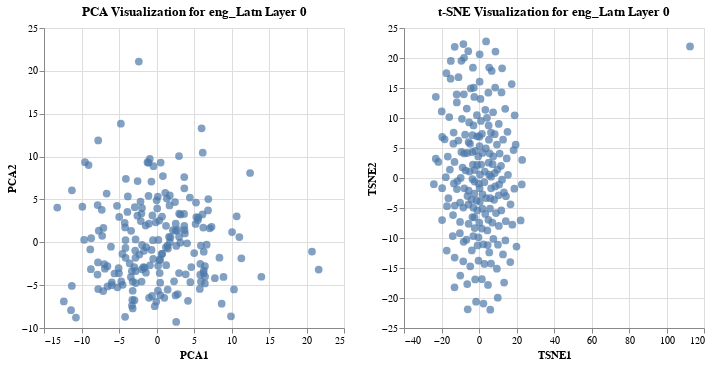

Notebook code cell kept with this figure:
### Markdown cell above
### Show interactive plot using Altair for layer=0 (PCA and t-SNE)

### Code cell
import h5py
import numpy as np
import pandas as pd
from sklearn.decomposition import PCA
from sklearn.manifold import TSNE
import altair as alt

def getPCAData(language='eng_Latn', layer=0):
    with h5py.File(filename, 'r') as f:
        hidden_representations, decoded_sentences = [], []
        for sentence_idx in range(200):  # Assuming sentence indices go from 0 to 200
            hidden_representation = f[language][f's:{sentence_idx}'][f'l:{layer}']['sentence'][()]
            hidden_representations.append(hidden_representation)
            # Collect decoded sentences
            decoded_sentence = f[language][f's:{sentence_idx}'][f'l:{layer}']['sentence'].attrs["decoded_sentence"]
            decoded_sentences.append(decoded_sentence)
        hidden_representations = np.vstack(hidden_representations)
        pca = PCA(n_components=2)
        pca_result = pca.fit_transform(hidden_representations)
        # Create a DataFrame
        df = pd.DataFrame(pca_result, columns=['PCA1', 'PCA2'])
        df['decoded_sentence'] = decoded_sentences
        return df

def getTSNEData(language='eng_Latn', layer=0):
    with h5py.File(filename, 'r') as f:
        hidden_representations, decoded_sentences = [], []
        for sentence_idx in range(200):
            hidden_representation = f[language][f's:{sentence_idx}'][f'l:{layer}']['sentence'][()]
            hidden_representations.append(hidden_representation)
            # Collect decoded sentences
            decoded_sentence = f[language][f's:{sentence_idx}'][f'l:{layer}']['sentence'].attrs["decoded_sentence"]
            decoded_sentences.append(decoded_sentence)
        hidden_representations = np.vstack(hidden_representations)
        tsne = TSNE(n_components=2, perplexity=30, n_iter=300, random_state=42)
        tsne_result = tsne.fit_transform(hidden_representations)
        # Create a DataFrame
        df = pd.DataFrame(tsne_result, columns=['TSNE1', 'TSNE2'])
        df['decoded_sentence'] = decoded_sentences
        return df

# Example usage for a single layer
language = 'eng_Latn'
layer = 0  # Adjust as needed

# Get data
pca_df = getPCAData(language, layer)
tsne_df = getTSNEData(language, layer)

# Create Altair charts
pca_chart = alt.Chart(pca_df).mark_circle(size=60).encode(
    x='PCA1',
    y='PCA2',
    tooltip=['decoded_sentence']
).interactive().properties(
    title=f'PCA Visualization for {language} Layer {layer}',
    width=300,
    height=300
)

tsne_chart = alt.Chart(tsne_df).mark_circle(size=60).encode(
    x='TSNE1',
    y='TSNE2',
    tooltip=['decoded_sentence']
).interactive().properties(
    title=f't-SNE Visualization for {language} Layer {layer}',
    width=300,
    height=300
)

# Display the charts side by side
alt.hconcat(pca_chart, tsne_chart)

### Figure 1 — Vega-Lite specification as saved in the notebook (floating-point values rounded to 4 significant figures; data arrays with more than 128 entries replaced by an {"elided": "..."} marker saying what was removed)
{"config": {"view": {"continuousWidth": 300, "continuousHeight": 300}}, "hconcat": [{"data": {"name": "data-0337e1510dfb11fb0474b9ac16a6b68d"}, "mark": {"type": "circle", "size": 60}, "encoding": {"tooltip": [{"field": "decoded_sentence", "type": "nominal"}], "x": {"field": "PCA1", "type": "quantitative"}, "y": {"field": "PCA2", "type": "quantitative"}}, "height": 300, "name": "view_3", "title": "PCA Visualization for eng_Latn Layer 0", "width": 300}, {"data": {"name": "data-22876b9aec65fce1edb1f3b5546070e8"}, "mark": {"type": "circle", "size": 60}, "encoding": {"tooltip": [{"field": "decoded_sentence", "type": "nominal"}], "x": {"field": "TSNE1", "type": "quantitative"}, "y": {"field": "TSNE2", "type": "quantitative"}}, "height": 300, "name": "view_4", "title": "t-SNE Visualization for eng_Latn Layer 0", "width": 300}], "params": [{"name": "param_3", "select": {"type": "interval", "encodings": ["x", "y"]}, "bind": "scales", "views": ["view_3"]}, {"name": "param_4", "select": {"type": "interval", "encodings": ["x", "y"]}, "bind": "scales", "views": ["view_4"]}], "$schema": "https://vega.github.io/schema/vega-lite/v5.16.3.json", "datasets": {"data-0337e1510dfb11fb0474b9ac16a6b68d": {"elided": "200 records"}, "data-22876b9aec65fce1edb1f3b5546070e8": {"elided": "200 records"}}}
